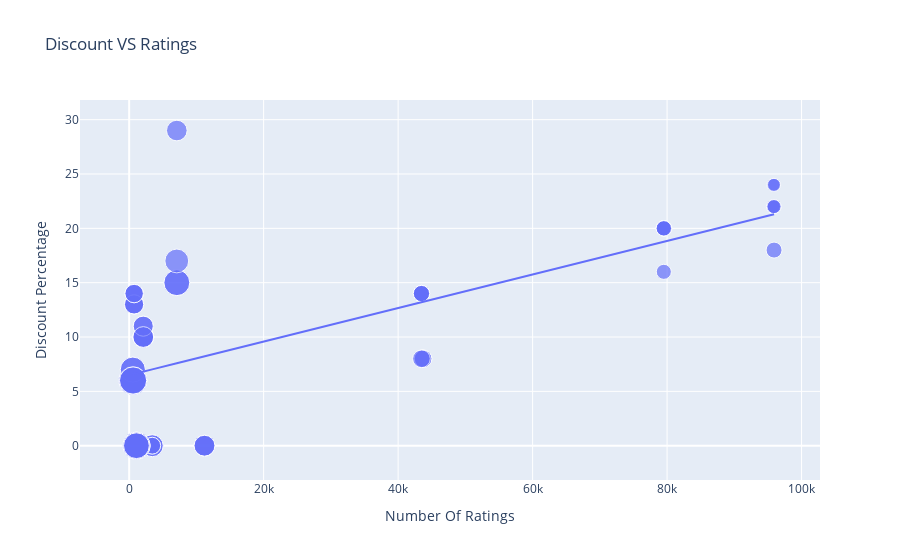

The notebook cell this image was saved under:
### Markdown cell above
What is the relationship between the discount percentage and the numbr of ratings of iPhones on Flipkart?

### Code cell
figure = px.scatter(data_frame=df, x='Number Of Ratings', 
                    y='Discount Percentage', size='Sale Price', 
                    trendline='ols', title="Discount VS Ratings")
figure.show()

### Figure 1 — Plotly figure (JSON) as saved in the notebook; plotly's stock layout.template omitted (floating-point values rounded to 4 significant figures)
{"data": [{"hovertemplate": "Number Of Ratings=%{x}<br>Discount Percentage=%{y}<br>Sale Price=%{marker.size}<extra></extra>", "legendgroup": "", "marker": {"color": "#636efa", "size": [49900, 84900, 84900, 77000, 77000, 49900, 49900, 77000, 89900, 41999, 39999, 41999, 41999, 41999, 131900, 117100, 131900, 117100, 74999, 117900, 117100, 117900, 99900, 44999, 140900, 130900, 64900, 120900, 59900, 75900, 110900, 130900, 120900, 64900, 64900, 75900, 75900, 120900, 59900, 120900, 75900, 140900, 70900, 70900, 75900, 59900, 110900, 120900, 130900, 130900, 54999, 54999, 29999, 34999, 34999, 34999, 54999, 29999, 46999, 46999, 46999, 46999], "sizemode": "area", "sizeref": 352.2, "symbol": "circle"}, "mode": "markers", "name": "", "orientation": "v", "showlegend": false, "type": "scatter", "x": [3431, 3431, 3431, 11202, 11202, 3431, 3431, 11202, 1454, 79512, 79512, 79582, 79512, 79512, 1078, 1078, 1078, 1078, 7088, 7088, 1078, 7088, 7081, 95909, 542, 580, 740, 545, 740, 2101, 545, 580, 580, 730, 730, 2101, 2101, 580, 740, 580, 2092, 545, 2101, 2092, 2101, 740, 545, 580, 580, 580, 43707, 43707, 95807, 95909, 95807, 95909, 43470, 95909, 43470, 43470, 43470, 43470], "xaxis": "x", "y": [0, 0, 0, 0, 0, 0, 0, 0, 0, 20, 16, 20, 20, 20, 0, 0, 0, 0, 29, 15, 0, 15, 17, 18, 6, 6, 13, 6, 14, 10, 7, 6, 6, 13, 13, 10, 10, 6, 14, 6, 10, 6, 11, 11, 10, 14, 7, 6, 6, 6, 8, 8, 24, 22, 22, 22, 8, 24, 14, 14, 14, 14], "yaxis": "y"}, {"hovertemplate": "<b>OLS trendline</b><br>Discount Percentage = 0.000154292 * Number Of Ratings + 6.49233<br>R<sup>2</sup>=0.468988<br><br>Number Of Ratings=%{x}<br>Discount Percentage=%{y} <b>(trend)</b><extra></extra>", "legendgroup": "", "marker": {"color": "#636efa", "symbol": "circle"}, "mode": "lines", "name": "", "showlegend": false, "type": "scatter", "x": [542, 545, 545, 545, 545, 580, 580, 580, 580, 580, 580, 580, 580, 730, 730, 740, 740, 740, 740, 1078, 1078, 1078, 1078, 1078, 1454, 2092, 2092, 2101, 2101, 2101, 2101, 2101, 3431, 3431, 3431, 3431, 3431, 7081, 7088, 7088, 7088, 11202, 11202, 11202, 43470, 43470, 43470, 43470, 43470, 43707, 43707, 79512, 79512, 79512, 79512, 79582, 95807, 95807, 95909, 95909, 95909, 95909], "xaxis": "x", "y": [6.576, 6.576, 6.576, 6.576, 6.576, 6.582, 6.582, 6.582, 6.582, 6.582, 6.582, 6.582, 6.582, 6.605, 6.605, 6.607, 6.607, 6.607, 6.607, 6.659, 6.659, 6.659, 6.659, 6.659, 6.717, 6.815, 6.815, 6.816, 6.816, 6.816, 6.816, 6.816, 7.022, 7.022, 7.022, 7.022, 7.022, 7.585, 7.586, 7.586, 7.586, 8.221, 8.221, 8.221, 13.2, 13.2, 13.2, 13.2, 13.2, 13.24, 13.24, 18.76, 18.76, 18.76, 18.76, 18.77, 21.27, 21.27, 21.29, 21.29, 21.29, 21.29], "yaxis": "y"}], "layout": {"autosize": true, "legend": {"itemsizing": "constant", "tracegroupgap": 0}, "title": {"text": "Discount VS Ratings"}, "xaxis": {"anchor": "y", "autorange": true, "domain": [0, 1], "range": [-8064.0, 103200.0], "title": {"text": "Number Of Ratings"}, "type": "linear"}, "yaxis": {"anchor": "x", "autorange": true, "domain": [0, 1], "range": [-5.213, 33.41], "title": {"text": "Discount Percentage"}, "type": "linear"}}}
